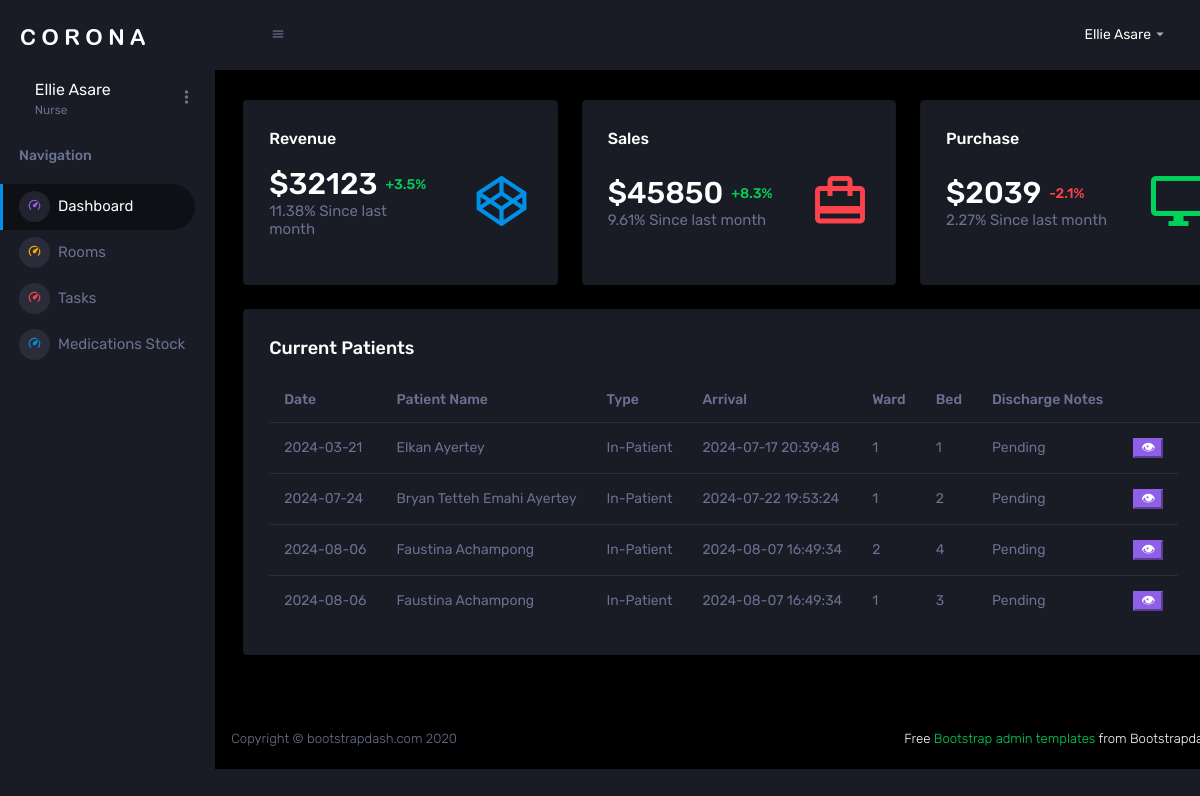
Page /pages/nurse/viewpatients.php (signed in) on the committed database.
### tables this page shows
CREATE TABLE `appointments` (
  `id` int(11) NOT NULL,
  `patient_id` int(11) NOT NULL,
  `doc_id` varchar(255) NOT NULL,
  `date` date NOT NULL,
  `time` time NOT NULL,
  `diagnosis` varchar(255) DEFAULT NULL,
  `type` enum('In-Patient','Consultation') NOT NULL,
  `check_in` datetime DEFAULT NULL,
  `check_out` datetime DEFAULT NULL,
  `patient_condition` varchar(255) NOT NULL,
  `resuscitation_status` enum('yes','no') NOT NULL,
  `diet` varchar(255) NOT NULL,
  `medical_history` text DEFAULT NULL
);

### pages/nurse/viewpatients.php (the view, shortened to what this page needs)
<?php
include "../conn.php";
include "../searchbar2.php";
$sql = "SELECT patient.pat_id, appointments.date,concat(Fname,' ',LName) 'Patient Name',appointments.type,
COALESCE(beds.room_id,'Accomodation Pending')'Room', COALESCE(beds.bed_id,'Accomodation Pending')'Bed',
appointments.id,appointments.check_in,
case
when nt.notes is null then 'Pending'
else 'Ready'
end as 'dis_notes'
FROM appointments
INNER join patient on appointments.patient_id = patient.pat_id
Left JOIN (SELECT apt_id,notes from notes WHERE type = 'dis_notes') nt on nt.apt_id = appointments.id
left join (SELECT * from patients_beds WHERE end_date is null) pb on appointments.id = pb.apt_id
Left join beds on beds.bed_id = pb.bed_id
 where type = 'In-Patient' and check_in is not null and check_out is null
 order by appointments.date;";
$result = $conn->query($sql);
?>
<!DOCTYPE html>
<html lang="en">
  <head>
    <link rel="stylesheet" href="../../assets/vendors/mdi/css/materialdesignicons.min.css">
    <link rel="stylesheet" href="../../assets/vendors/css/vendor.bundle.base.css">
    <link rel="stylesheet" href="../../assets/css/style.css">
  </head>
  <body>
  <div class="container-scroller">
    <?php include "../nav.php";?>
  <div class="main-panel">
        <div class="content-wrapper">
            <div class="row">
              <div class="col-sm-4 grid-margin">
                <div class="card">
                  <div class="card-body">
                    <h5>Revenue</h5>
                    <div class="row">
                      <div class="col-8 col-sm-12 col-xl-8 my-auto">
                        <div class="d-flex d-sm-block d-md-flex align-items-center">
                          <h2 class="mb-0">$32123</h2>
                          <p class="text-success ml-2 mb-0 font-weight-medium">+3.5%</p>
                        </div>
                        <h6 class="text-muted font-weight-normal">11.38% Since last month</h6>
                      </div>
                      <div class="col-4 col-sm-12 col-xl-4 text-center text-xl-right">
                        <i class="icon-lg mdi mdi-codepen text-primary ml-auto"></i>
                      </div>
                    </div>
                  </div>
                </div>
              </div>
              <div class="col-sm-4 grid-margin">
                <div class="card">
                  <div class="card-body">
                    <h5>Sales</h5>
                    <div class="row">
                      <div class="col-8 col-sm-12 col-xl-8 my-auto">
                        <div class="d-flex d-sm-block d-md-flex align-items-center">
                          <h2 class="mb-0">$45850</h2>
                          <p class="text-success ml-2 mb-0 font-weight-medium">+8.3%</p>
                        </div>
                        <h6 class="text-muted font-weight-normal"> 9.61% Since last month</h6>
                      </div>
                      <div class="col-4 col-sm-12 col-xl-4 text-center text-xl-right">
                        <i class="icon-lg mdi mdi-wallet-travel text-danger ml-auto"></i>
                      </div>
                    </div>
                  </div>
                </div>
              </div>
              <div class="col-sm-4 grid-margin">
                <div class="card">
                  <div class="card-body">
                    <h5>Purchase</h5>
                    <div class="row">
                      <div class="col-8 col-sm-12 col-xl-8 my-auto">
                        <div class="d-flex d-sm-block d-md-flex align-items-center">
                          <h2 class="mb-0">$2039</h2>
                          <p class="text-danger ml-2 mb-0 font-weight-medium">-2.1% </p>
                        </div>
                        <h6 class="text-muted font-weight-normal">2.27% Since last month</h6>
                      </div>
                      <div class="col-4 col-sm-12 col-xl-4 text-center text-xl-right">
                        <i class="icon-lg mdi mdi-monitor text-success ml-auto"></i>
                      </div>
                    </div>
                  </div>
                </div>
              </div>
            </div>
            <div class="row ">
              <div class="col-12 grid-margin">
                <div class="card">
                  <div class="card-body">
                    <h4 class="card-title">Current Patients</h4>
                    <div class="table-responsive">
                        <table class ='table'>
                        <thead>
                            <tr>
                                <th>Date</th>
                                <th>Patient Name</th>
                                <th>Type</th>
                                <th>Arrival</th>
                                <th>Ward</th>
                                <th>Bed</th>
                                <th>Discharge Notes</th>
                                <th></th>
                                <th></th>
                            </tr>
                        </thead>
                        <tbody>
                        <?php
                        if ($result){
                            if ($result->num_rows > 0) {
                                while($row = $result->fetch_assoc()) {
                                    echo "<tr>
                                    <td>".$row["date"]."</td>
                                    <td>".$row["Patient Name"]."</td>
                                    <td>".$row["type"]."</td><td>".$row["check_in"]."</td>
                                    <td>".$row["Room"]."</td><td>".$row["Bed"]."</td>
                                    <td>".$row["dis_notes"]."</td>
                                <td>
                                <div>
                                    <form action='viewpatient.php' method='post'>
                                        <input type='hidden' name='id' value=".$row['id'].">
                                        <input class = 'btn-info' type='submit' value='&#128065;'>
                                    </form>
                                </div>
                                </td>";
                                }
                            }
                        }
                        ?>
                        </tbody>
                        </table>
                    </div>
                  </div>
                </div>
              </div>
            </div>
          </div>
          <footer class="footer">
            <div class="d-sm-flex justify-content-center justify-content-sm-between">
              <span class="text-muted d-block text-center text-sm-left d-sm-inline-block">Copyright © bootstrapdash.com 2020</span>
              <span class="float-none float-sm-right d-block mt-1 mt-sm-0 text-center"> Free <a href="https://www.bootstrapdash.com/bootstrap-admin-template/" target="_blank">Bootstrap admin templates</a> from Bootstrapdash.com</span>
            </div>
          </footer>
        </div>

### rows in the picture
appointments: date "2024-03-21", Patient "Elkan Ayertey", type "In-Patient", check_in "2024-07-17 20:39:48", Room "1", Bed "1", dis_notes "Pending"
appointments: date "2024-07-24", Patient "Bryan Tetteh Emahi Ayertey", type "In-Patient", check_in "2024-07-22 19:53:24", Room "1", Bed "2", dis_notes "Pending"
appointments: date "2024-08-06", Patient "Faustina Achampong", type "In-Patient", check_in "2024-08-07 16:49:34", Room "2", Bed "4", dis_notes "Pending", Room "1", Bed "3"

### other values in the picture
$_SESSION["user"][2] "Ellie Asare"
$_SESSION["user"][1] "Nurse"
$nav[$i][1] "Dashboard"
$nav[$i][1] "Rooms"
$nav[$i][1] "Tasks"
$nav[$i][1] "Medications Stock"
